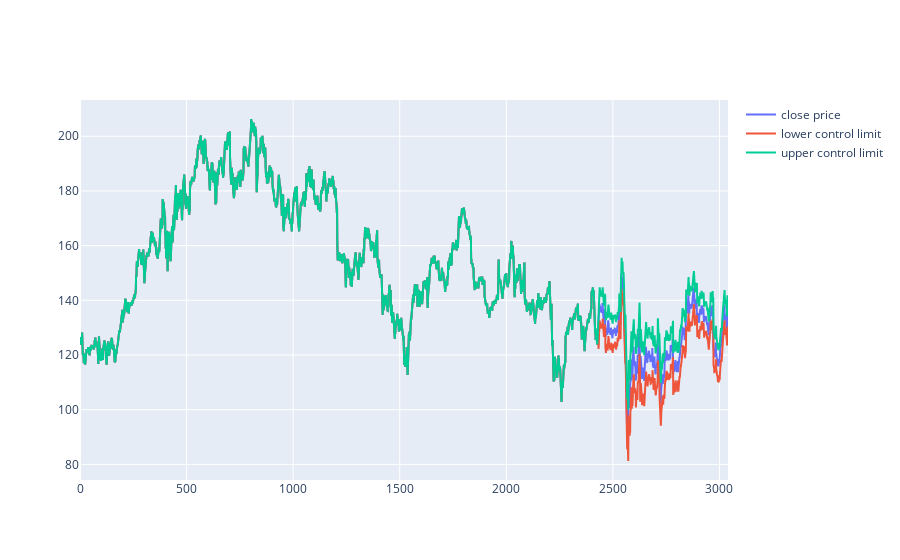

The cell this chart's notebook holds for it:
### Code cell
fig = go.Figure()
fig.add_trace(go.Scatter(x=data.index, y=data['close'], mode='lines', name='close price'))
fig.add_trace(go.Scatter(x=df.index, y=df['lcl'], mode='lines', name='lower control limit'))
fig.add_trace(go.Scatter(x=df.index, y=df['ucl'], mode='lines', name='upper control limit'))

### Figure 1 — Plotly figure (JSON) as saved in the notebook; plotly's stock layout.template omitted (floating-point values rounded to 4 significant figures; data arrays with more than 128 entries replaced by an {"elided": "..."} marker saying what was removed)
{"data": [{"mode": "lines", "name": "close price", "type": "scatter", "x": {"elided": "3041 int values"}, "y": {"elided": "3041 float values"}}, {"mode": "lines", "name": "lower control limit", "type": "scatter", "x": {"elided": "3040 int values"}, "y": {"elided": "3040 float values"}}, {"mode": "lines", "name": "upper control limit", "type": "scatter", "x": {"elided": "3040 int values"}, "y": {"elided": "3040 float values"}}], "layout": {}}
